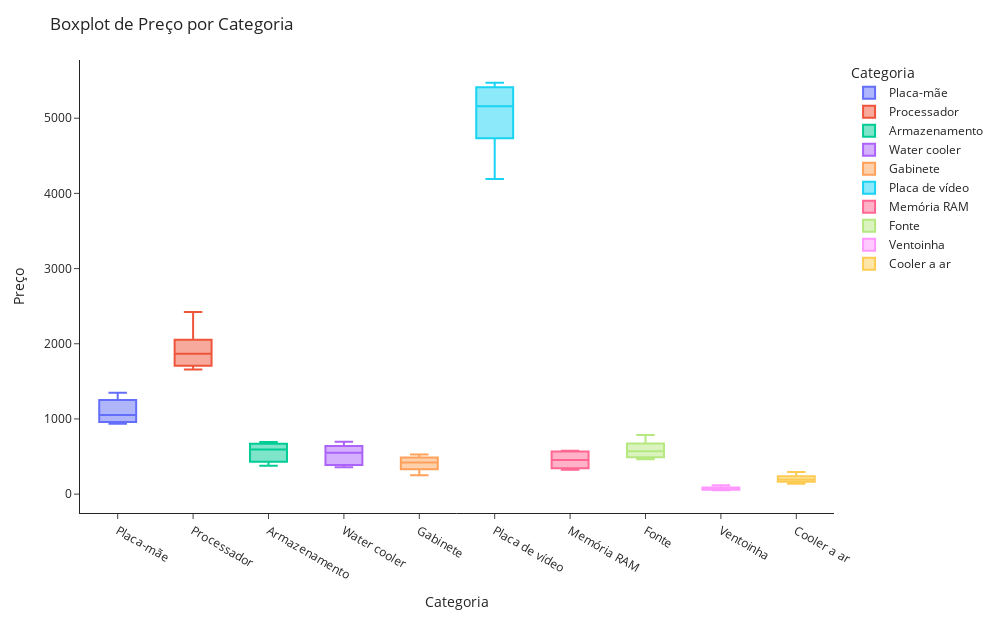

Notebook code cell kept with this figure:
### Markdown cell above
- Observndo a mesma variável sobre os Produtos:

### Code cell
# Boxplot de Preço por Categoria
multi_boxplot(dados,'Categoria','Preço')

### Figure 1 — Plotly figure (JSON) as saved in the notebook; plotly's stock layout.template omitted (floating-point values rounded to 4 significant figures)
{"data": [{"alignmentgroup": "True", "hovertemplate": "Categoria=%{x}<br>Preço=%{y}<extra></extra>", "legendgroup": "Placa-mãe", "marker": {"color": "#636efa"}, "name": "Placa-mãe", "notched": false, "offsetgroup": "Placa-mãe", "orientation": "v", "quartilemethod": "exclusive", "showlegend": true, "type": "box", "x": ["Placa-mãe", "Placa-mãe", "Placa-mãe", "Placa-mãe", "Placa-mãe", "Placa-mãe", "Placa-mãe", "Placa-mãe", "Placa-mãe", "Placa-mãe"], "x0": " ", "xaxis": "x", "y": [1264.0, 958.8, 936.0, 999.8, 949.8, 1209.0, 1253.0, 1069.0, 1347.0, 1036.0], "y0": " ", "yaxis": "y"}, {"alignmentgroup": "True", "hovertemplate": "Categoria=%{x}<br>Preço=%{y}<extra></extra>", "legendgroup": "Processador", "marker": {"color": "#EF553B"}, "name": "Processador", "notched": false, "offsetgroup": "Processador", "orientation": "v", "quartilemethod": "exclusive", "showlegend": true, "type": "box", "x": ["Processador", "Processador", "Processador", "Processador", "Processador", "Processador"], "x0": " ", "xaxis": "x", "y": [1939.0, 1657.0, 2421.0, 1798.0, 1708.0, 2054.0], "y0": " ", "yaxis": "y"}, {"alignmentgroup": "True", "hovertemplate": "Categoria=%{x}<br>Preço=%{y}<extra></extra>", "legendgroup": "Armazenamento", "marker": {"color": "#00cc96"}, "name": "Armazenamento", "notched": false, "offsetgroup": "Armazenamento", "orientation": "v", "quartilemethod": "exclusive", "showlegend": true, "type": "box", "x": ["Armazenamento", "Armazenamento", "Armazenamento", "Armazenamento", "Armazenamento", "Armazenamento", "Armazenamento", "Armazenamento", "Armazenamento"], "x0": " ", "xaxis": "x", "y": [444.6, 692.7, 615.1, 663.8, 376.2, 585.9, 595.1, 419.3, 673.9], "y0": " ", "yaxis": "y"}, {"alignmentgroup": "True", "hovertemplate": "Categoria=%{x}<br>Preço=%{y}<extra></extra>", "legendgroup": "Water cooler", "marker": {"color": "#ab63fa"}, "name": "Water cooler", "notched": false, "offsetgroup": "Water cooler", "orientation": "v", "quartilemethod": "exclusive", "showlegend": true, "type": "box", "x": ["Water cooler", "Water cooler", "Water cooler", "Water cooler", "Water cooler", "Water cooler", "Water cooler", "Water cooler", "Water cooler", "Water cooler", "Water cooler"], "x0": " ", "xaxis": "x", "y": [440.3, 696.2, 641.1, 550.6, 356.7, 387.1, 629.8, 577.2, 385.6, 656.7, 537.5], "y0": " ", "yaxis": "y"}, {"alignmentgroup": "True", "hovertemplate": "Categoria=%{x}<br>Preço=%{y}<extra></extra>", "legendgroup": "Gabinete", "marker": {"color": "#FFA15A"}, "name": "Gabinete", "notched": false, "offsetgroup": "Gabinete", "orientation": "v", "quartilemethod": "exclusive", "showlegend": true, "type": "box", "x": ["Gabinete", "Gabinete", "Gabinete", "Gabinete", "Gabinete", "Gabinete", "Gabinete", "Gabinete"], "x0": " ", "xaxis": "x", "y": [250.3, 316.7, 466.2, 468.2, 347.4, 506.8, 527.8, 378.1], "y0": " ", "yaxis": "y"}, {"alignmentgroup": "True", "hovertemplate": "Categoria=%{x}<br>Preço=%{y}<extra></extra>", "legendgroup": "Placa de vídeo", "marker": {"color": "#19d3f3"}, "name": "Placa de vídeo", "notched": false, "offsetgroup": "Placa de vídeo", "orientation": "v", "quartilemethod": "exclusive", "showlegend": true, "type": "box", "x": ["Placa de vídeo", "Placa de vídeo", "Placa de vídeo", "Placa de vídeo", "Placa de vídeo", "Placa de vídeo", "Placa de vídeo"], "x0": " ", "xaxis": "x", "y": [5413.0, 4191.0, 4768.0, 5275.0, 4733.0, 5473.0, 5160.0], "y0": " ", "yaxis": "y"}, {"alignmentgroup": "True", "hovertemplate": "Categoria=%{x}<br>Preço=%{y}<extra></extra>", "legendgroup": "Memória RAM", "marker": {"color": "#FF6692"}, "name": "Memória RAM", "notched": false, "offsetgroup": "Memória RAM", "orientation": "v", "quartilemethod": "exclusive", "showlegend": true, "type": "box", "x": ["Memória RAM", "Memória RAM", "Memória RAM", "Memória RAM", "Memória RAM", "Memória RAM", "Memória RAM"], "x0": " ", "xaxis": "x", "y": [565.6, 411.4, 577.4, 452.3, 324.7, 469.5, 342.9], "y0": " ", "yaxis": "y"}, {"alignmentgroup": "True", "hovertemplate": "Categoria=%{x}<br>Preço=%{y}<extra></extra>", "legendgroup": "Fonte", "marker": {"color": "#B6E880"}, "name": "Fonte", "notched": false, "offsetgroup": "Fonte", "orientation": "v", "quartilemethod": "exclusive", "showlegend": true, "type": "box", "x": ["Fonte", "Fonte", "Fonte", "Fonte", "Fonte", "Fonte", "Fonte"], "x0": " ", "xaxis": "x", "y": [587.8, 570.0, 491.1, 785.4, 463.8, 505.6, 674.2], "y0": " ", "yaxis": "y"}, {"alignmentgroup": "True", "hovertemplate": "Categoria=%{x}<br>Preço=%{y}<extra></extra>", "legendgroup": "Ventoinha", "marker": {"color": "#FF97FF"}, "name": "Ventoinha", "notched": false, "offsetgroup": "Ventoinha", "orientation": "v", "quartilemethod": "exclusive", "showlegend": true, "type": "box", "x": ["Ventoinha", "Ventoinha", "Ventoinha", "Ventoinha", "Ventoinha", "Ventoinha", "Ventoinha", "Ventoinha"], "x0": " ", "xaxis": "x", "y": [90.72, 119.5, 59.51, 75.22, 82.82, 50.12, 60.61, 57.45], "y0": " ", "yaxis": "y"}, {"alignmentgroup": "True", "hovertemplate": "Categoria=%{x}<br>Preço=%{y}<extra></extra>", "legendgroup": "Cooler a ar", "marker": {"color": "#FECB52"}, "name": "Cooler a ar", "notched": false, "offsetgroup": "Cooler a ar", "orientation": "v", "quartilemethod": "exclusive", "showlegend": true, "type": "box", "x": ["Cooler a ar", "Cooler a ar", "Cooler a ar", "Cooler a ar", "Cooler a ar", "Cooler a ar"], "x0": " ", "xaxis": "x", "y": [168.3, 293.9, 222.6, 165.8, 238.5, 137.9], "y0": " ", "yaxis": "y"}], "layout": {"boxmode": "overlay", "height": 620, "legend": {"title": {"text": "Categoria"}, "tracegroupgap": 0}, "margin": {"t": 60}, "title": {"text": "Boxplot de Preço por Categoria"}, "width": 1000, "xaxis": {"anchor": "y", "categoryarray": ["Placa-mãe", "Processador", "Armazenamento", "Water cooler", "Gabinete", "Placa de vídeo", "Memória RAM", "Fonte", "Ventoinha", "Cooler a ar"], "categoryorder": "array", "domain": [0, 1], "title": {"text": "Categoria"}}, "yaxis": {"anchor": "x", "domain": [0, 1], "title": {"text": "Preço"}}}}
